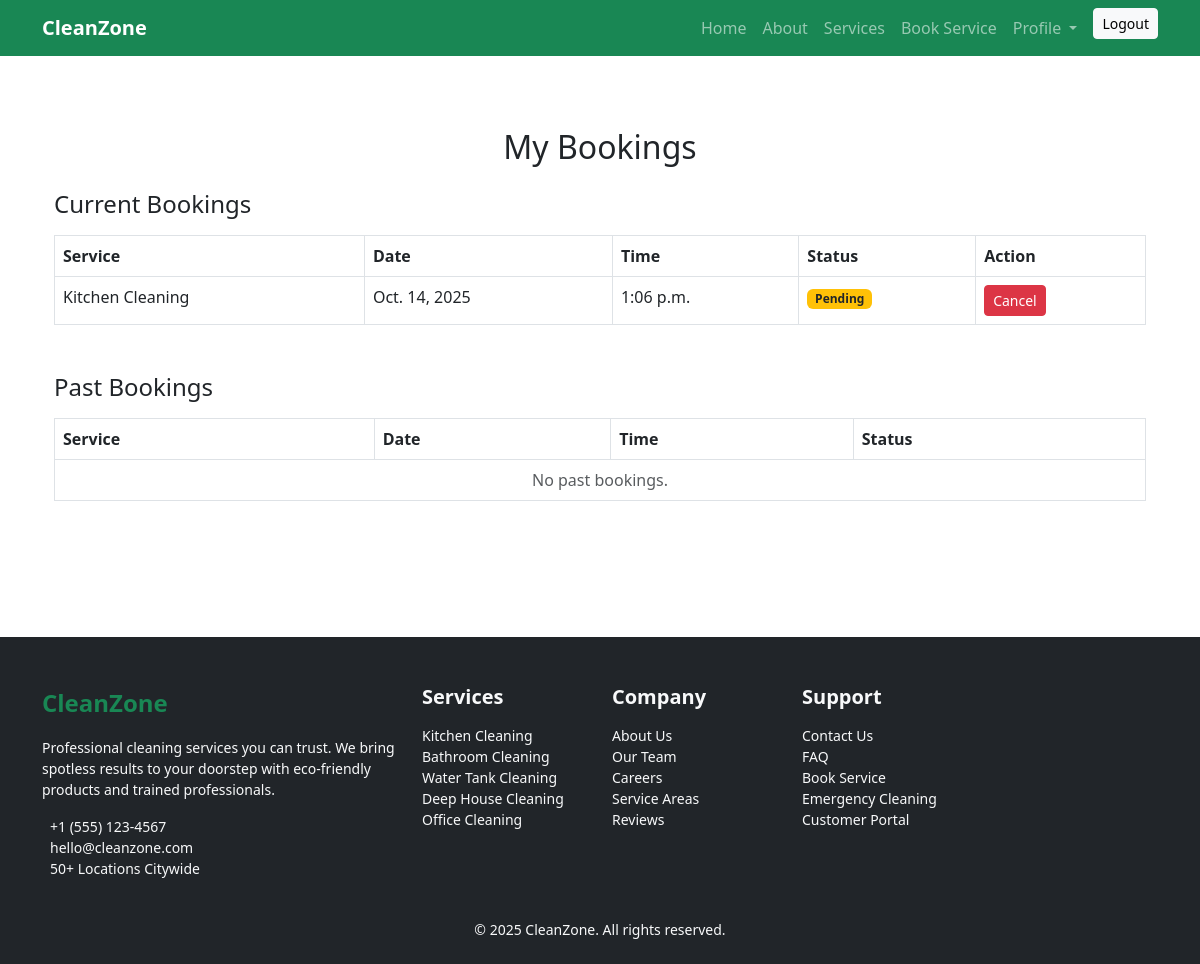
/bookings/my-bookings/ (signed in), run on the app's committed database.
### bookings/models.py (models this page shows, shortened)
class Booking(models.Model):
    user = models.ForeignKey(User, on_delete=models.CASCADE)
    service_type = models.CharField(max_length=50, choices=SERVICE_CHOICES)
    date = models.DateField()
    time = models.TimeField()
    full_name = models.CharField(max_length=100)
    phone = models.CharField(max_length=15)
    address = models.TextField()
    status = models.CharField(max_length=20, choices=STATUS_CHOICES, default='Pending')
    created_at = models.DateTimeField(auto_now_add=True)

### bookings/views.py (the view)
# urls.py: path('my-bookings/', views.view_bookings, name='view_bookings'),
@login_required
def view_bookings(request):
    current_bookings = Booking.objects.filter(
        user=request.user,
        status__in=['Pending', 'Accepted']
    ).order_by('-created_at')
    past_bookings = Booking.objects.filter(
        user=request.user,
        status__in=['Completed', 'Cancelled']
    ).order_by('-created_at')
    return render(request, 'bookings/view_bookings.html', {
        'current_bookings': current_bookings,
        'past_bookings': past_bookings
    })

### templates/bookings/view_bookings.html (shortened to what this page needs)
{% extends 'user_base.html' %}
{% block content %}
<div class="container py-4">
  <h2 class="text-center mb-4">My Bookings</h2>
  <h4 class="mb-3">Current Bookings</h4>
  <table class="table table-bordered mb-5">
    <thead>
      <tr>
        <th>Service</th>
        <th>Date</th>
        <th>Time</th>
        <th>Status</th>
        <th>Action</th>
      </tr>
    </thead>
    <tbody>
      {% for booking in current_bookings %}
      <tr>
        <td>{{ booking.get_service_type_display }}</td>
        <td>{{ booking.date }}</td>
        <td>{{ booking.time }}</td>
        <td>
          {% if booking.status == 'Pending' %}
            <span class="badge bg-warning text-dark">{{ booking.status }}</span>
          {% elif booking.status == 'Accepted' %}
            <span class="badge bg-primary">{{ booking.status }}</span>
          {% else %}
            <span class="badge bg-success">{{ booking.status }}</span>
          {% endif %}
        </td>
        <td>
          {% if booking.status == 'Pending' %}
          <a href="{% url 'cancel_booking' booking.id %}" class="btn btn-danger btn-sm"
             onclick="return confirm('Are you sure you want to cancel this booking?');">Cancel</a>
          {% else %}
          <span class="text-muted">—</span>
          {% endif %}
        </td>
      </tr>
      {% empty %}
      <tr>
        <td colspan="5" class="text-center text-muted">No current bookings.</td>
      </tr>
      {% endfor %}
    </tbody>
  </table>
  <h4 class="mb-3">Past Bookings</h4>
  <table class="table table-bordered">
    <thead>
      <tr>
        <th>Service</th>
        <th>Date</th>
        <th>Time</th>
        <th>Status</th>
      </tr>
    </thead>
    <tbody>
      {% for booking in past_bookings %}
      <tr>
        <td>{{ booking.get_service_type_display }}</td>
        <td>{{ booking.date }}</td>
        <td>{{ booking.time }}</td>
        <td>
          {% if booking.status == 'Completed' %}
            <span class="badge bg-success">{{ booking.status }}</span>
          {% elif booking.status == 'Cancelled' %}
            <span class="badge bg-secondary">{{ booking.status }}</span>
          {% endif %}
        </td>
      </tr>
      {% empty %}
      <tr>
        <td colspan="4" class="text-center text-muted">No past bookings.</td>
      </tr>
      {% endfor %}
    </tbody>
  </table>
</div>
{% endblock %}

### static/css/style.css (style rules this page uses)
html { scroll-behavior: smooth; }

### data on the page
Booking: service_type "Kitchen Cleaning", date "Oct. 14, 2025", time "1:06 p.m.", status "Pending", shows "Cancel"
